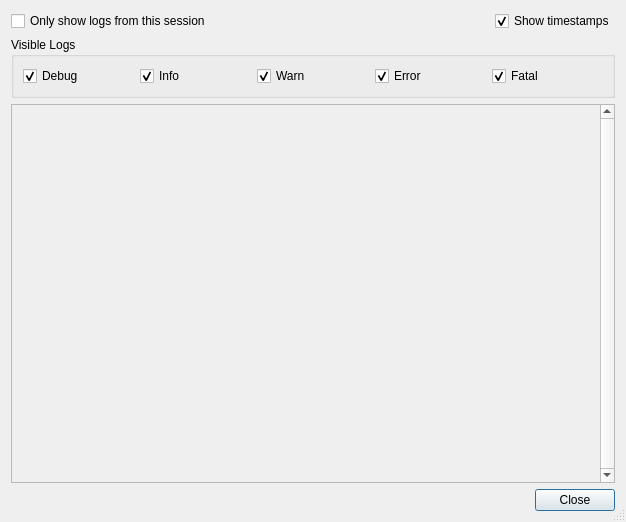
<?xml version="1.0" encoding="UTF-8"?>
<ui version="4.0">
 <class>LogViewerDialog</class>
 <widget class="QDialog" name="LogViewerDialog">
  <property name="geometry">
   <rect>
    <x>0</x>
    <y>0</y>
    <width>626</width>
    <height>522</height>
   </rect>
  </property>
  <property name="windowTitle">
   <string>Log Viewer</string>
  </property>
  <property name="sizeGripEnabled">
   <bool>true</bool>
  </property>
  <property name="modal">
   <bool>true</bool>
  </property>
  <layout class="QVBoxLayout" name="verticalLayout_2" stretch="0,0,1,0">
   <item>
    <layout class="QHBoxLayout" name="horizontalLayout_2">
     <item>
      <widget class="QCheckBox" name="sessionCheckbox">
       <property name="text">
        <string>Only show logs from this session</string>
       </property>
      </widget>
     </item>
     <item>
      <spacer name="horizontalSpacer">
       <property name="orientation">
        <enum>Qt::Horizontal</enum>
       </property>
       <property name="sizeHint" stdset="0">
        <size>
         <width>40</width>
         <height>20</height>
        </size>
       </property>
      </spacer>
     </item>
     <item>
      <widget class="QCheckBox" name="timestampCheckbox">
       <property name="text">
        <string>Show timestamps</string>
       </property>
       <property name="checked">
        <bool>true</bool>
       </property>
      </widget>
     </item>
    </layout>
   </item>
   <item>
    <widget class="QGroupBox" name="groupBox">
     <property name="title">
      <string>Visible Logs</string>
     </property>
     <layout class="QHBoxLayout" name="horizontalLayout" stretch="1,1,1,1,1">
      <item>
       <widget class="QCheckBox" name="debugCheckbox">
        <property name="text">
         <string>Debug</string>
        </property>
        <property name="checked">
         <bool>true</bool>
        </property>
       </widget>
      </item>
      <item>
       <widget class="QCheckBox" name="infoCheckbox">
        <property name="text">
         <string>Info</string>
        </property>
        <property name="checked">
         <bool>true</bool>
        </property>
       </widget>
      </item>
      <item>
       <widget class="QCheckBox" name="warnCheckbox">
        <property name="text">
         <string>Warn</string>
        </property>
        <property name="checked">
         <bool>true</bool>
        </property>
       </widget>
      </item>
      <item>
       <widget class="QCheckBox" name="errorCheckbox">
        <property name="text">
         <string>Error</string>
        </property>
        <property name="checked">
         <bool>true</bool>
        </property>
       </widget>
      </item>
      <item>
       <widget class="QCheckBox" name="fatalCheckbox">
        <property name="text">
         <string>Fatal</string>
        </property>
        <property name="checked">
         <bool>true</bool>
        </property>
       </widget>
      </item>
     </layout>
    </widget>
   </item>
   <item>
    <widget class="QScrollArea" name="logContainer">
     <property name="verticalScrollBarPolicy">
      <enum>Qt::ScrollBarAlwaysOn</enum>
     </property>
     <property name="horizontalScrollBarPolicy">
      <enum>Qt::ScrollBarAlwaysOff</enum>
     </property>
     <property name="widgetResizable">
      <bool>true</bool>
     </property>
     <widget class="QWidget" name="scrollAreaWidgetContents">
      <property name="geometry">
       <rect>
        <x>0</x>
        <y>0</y>
        <width>589</width>
        <height>366</height>
       </rect>
      </property>
      <layout class="QVBoxLayout" name="verticalLayout"/>
     </widget>
    </widget>
   </item>
   <item>
    <widget class="QDialogButtonBox" name="buttonBox">
     <property name="orientation">
      <enum>Qt::Horizontal</enum>
     </property>
     <property name="standardButtons">
      <set>QDialogButtonBox::Close</set>
     </property>
    </widget>
   </item>
  </layout>
 </widget>
 <tabstops>
  <tabstop>sessionCheckbox</tabstop>
  <tabstop>timestampCheckbox</tabstop>
  <tabstop>debugCheckbox</tabstop>
  <tabstop>infoCheckbox</tabstop>
  <tabstop>warnCheckbox</tabstop>
  <tabstop>errorCheckbox</tabstop>
  <tabstop>fatalCheckbox</tabstop>
  <tabstop>logContainer</tabstop>
 </tabstops>
 <resources/>
 <connections>
  <connection>
   <sender>buttonBox</sender>
   <signal>accepted()</signal>
   <receiver>LogViewerDialog</receiver>
   <slot>accept()</slot>
   <hints>
    <hint type="sourcelabel">
     <x>224</x>
     <y>496</y>
    </hint>
    <hint type="destinationlabel">
     <x>157</x>
     <y>274</y>
    </hint>
   </hints>
  </connection>
  <connection>
   <sender>buttonBox</sender>
   <signal>rejected()</signal>
   <receiver>LogViewerDialog</receiver>
   <slot>reject()</slot>
   <hints>
    <hint type="sourcelabel">
     <x>292</x>
     <y>502</y>
    </hint>
    <hint type="destinationlabel">
     <x>286</x>
     <y>274</y>
    </hint>
   </hints>
  </connection>
  <connection>
   <sender>sessionCheckbox</sender>
   <signal>toggled(bool)</signal>
   <receiver>LogViewerDialog</receiver>
   <slot>updateLogVisibility()</slot>
   <hints>
    <hint type="sourcelabel">
     <x>158</x>
     <y>18</y>
    </hint>
    <hint type="destinationlabel">
     <x>272</x>
     <y>15</y>
    </hint>
   </hints>
  </connection>
  <connection>
   <sender>timestampCheckbox</sender>
   <signal>toggled(bool)</signal>
   <receiver>LogViewerDialog</receiver>
   <slot>updateLogVisibility()</slot>
   <hints>
    <hint type="sourcelabel">
     <x>522</x>
     <y>15</y>
    </hint>
    <hint type="destinationlabel">
     <x>445</x>
     <y>14</y>
    </hint>
   </hints>
  </connection>
  <connection>
   <sender>debugCheckbox</sender>
   <signal>toggled(bool)</signal>
   <receiver>LogViewerDialog</receiver>
   <slot>updateLogVisibility()</slot>
   <hints>
    <hint type="sourcelabel">
     <x>69</x>
     <y>82</y>
    </hint>
    <hint type="destinationlabel">
     <x>59</x>
     <y>101</y>
    </hint>
   </hints>
  </connection>
  <connection>
   <sender>infoCheckbox</sender>
   <signal>toggled(bool)</signal>
   <receiver>LogViewerDialog</receiver>
   <slot>updateLogVisibility()</slot>
   <hints>
    <hint type="sourcelabel">
     <x>186</x>
     <y>81</y>
    </hint>
    <hint type="destinationlabel">
     <x>178</x>
     <y>102</y>
    </hint>
   </hints>
  </connection>
  <connection>
   <sender>warnCheckbox</sender>
   <signal>toggled(bool)</signal>
   <receiver>LogViewerDialog</receiver>
   <slot>updateLogVisibility()</slot>
   <hints>
    <hint type="sourcelabel">
     <x>313</x>
     <y>87</y>
    </hint>
    <hint type="destinationlabel">
     <x>309</x>
     <y>103</y>
    </hint>
   </hints>
  </connection>
  <connection>
   <sender>errorCheckbox</sender>
   <signal>toggled(bool)</signal>
   <receiver>LogViewerDialog</receiver>
   <slot>updateLogVisibility()</slot>
   <hints>
    <hint type="sourcelabel">
     <x>422</x>
     <y>90</y>
    </hint>
    <hint type="destinationlabel">
     <x>419</x>
     <y>105</y>
    </hint>
   </hints>
  </connection>
  <connection>
   <sender>fatalCheckbox</sender>
   <signal>toggled(bool)</signal>
   <receiver>LogViewerDialog</receiver>
   <slot>updateLogVisibility()</slot>
   <hints>
    <hint type="sourcelabel">
     <x>538</x>
     <y>89</y>
    </hint>
    <hint type="destinationlabel">
     <x>539</x>
     <y>103</y>
    </hint>
   </hints>
  </connection>
 </connections>
 <slots>
  <slot>updateLogVisibility()</slot>
 </slots>
</ui>
